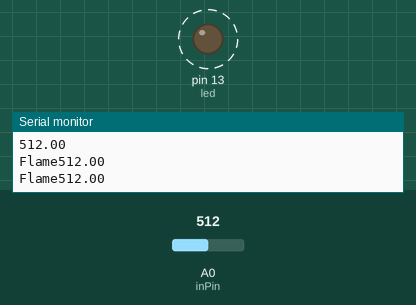
This sketch was run on a simulated Arduino Uno, built with avr-gcc and run on an emulated ATmega328P. Shown: output pins drawn as LEDs (lit = HIGH), the last lines printed to the serial monitor. Dashed ring = blinking. Inputs (shaded band) come from the test bench; at power-on: A0 (inPin) = 512.

Above: at 2.5 s.
2.6 s: A0 (inPin) set to 12
6.1 s: A0 (inPin) set to 9
At 6.1 s:
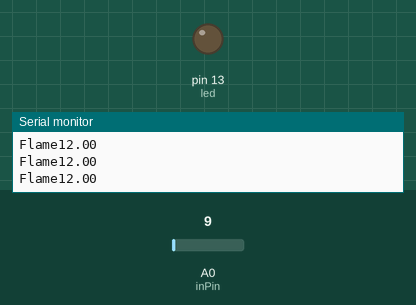
7.8 s: A0 (inPin) set to 122
At 9.0 s:
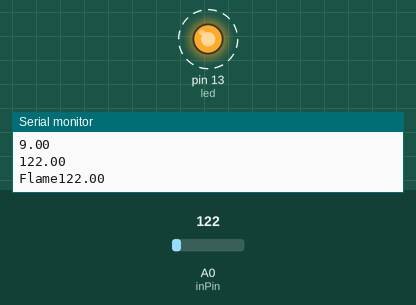
12.3 s: A0 (inPin) set to 0
At 13.6 s:
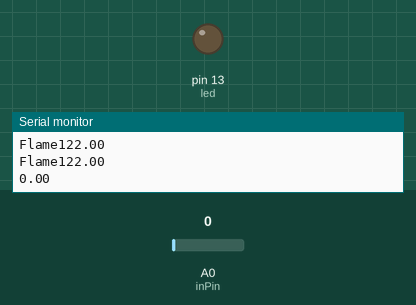
Timing chart, 0 to 15.3 s (numbered marks = the images above; inputs shaded):
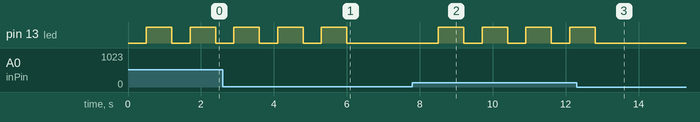

The sketch:

sketch_aug29a.ino
```cpp
int inPin = A0;//
int led=13;
float sensorVal = 0;
boolean tf = true;
void setup() {
  // put your setup code here, to run once:
  Serial.begin(9600);
  Serial.println("Serial Communication started...");
  pinMode(led,OUTPUT);
  digitalWrite(led,LOW);
}

void loop() {
  // put your main code here, to run repeatedly:
  sensorVal = analogRead(inPin);
  Serial.println(sensorVal);
  delay(500);
  while(sensorVal>10)
  {
    //Flame
    Serial.print("Flame");Serial.println(sensorVal);
    digitalWrite(led,HIGH);
    delay(700);
    digitalWrite(led,LOW);
    delay(500);
    sensorVal=analogRead(inPin);
  }
  digitalWrite(led,LOW);
}
```

Measured:
- the behaviour switches between 11 and 10 on A0 (inPin) (found by bisection; images 0 and 1)
- after the input at 6.1 s, pin 13 (led): stays LOW (without the input it goes to HIGH after 0.40 s)
- after the input at 7.8 s, pin 13 (led): alternates HIGH for 0.70 s and LOW for 0.50 s, starting after 0.71 s
- after the input at 12.3 s, pin 13 (led): goes on until 12.8 s, then stays LOW
- by itself, pin 13 (led): alternates HIGH for 0.70 s and LOW for 0.50 s
